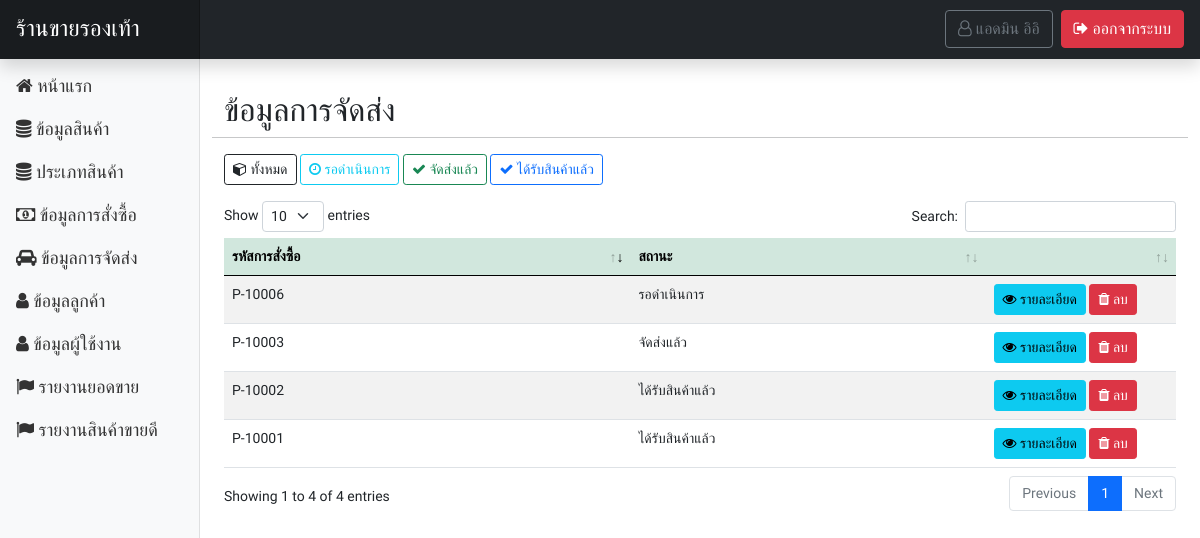
The app's page /page-admin/shipment_show.php (signed in) with its own data.
### tables this page shows
CREATE TABLE `tbl_user` (
  `u_id` int(10) NOT NULL COMMENT 'ID',
  `u_username` varchar(255) NOT NULL COMMENT 'ชื่อผู้ใช้',
  `u_password` varchar(255) NOT NULL COMMENT 'รหัสผ่าน',
  `u_fname` varchar(255) NOT NULL COMMENT 'ชื่อ',
  `u_lname` varchar(255) NOT NULL COMMENT 'นามสกุล',
  `u_sex` varchar(50) NOT NULL COMMENT 'เพศ',
  `u_address` text NOT NULL COMMENT 'ที่อยู่',
  `u_email` varchar(255) NOT NULL COMMENT 'อีเมล์',
  `u_tel` varchar(10) NOT NULL COMMENT 'เบอร์โทร',
  `u_role` varchar(50) NOT NULL COMMENT 'บทบาท'
);

CREATE TABLE `tbl_shipment` (
  `sm_id` int(50) NOT NULL COMMENT 'ID',
  `sm_company` varchar(255) NOT NULL COMMENT 'บริษัทจัดส่ง',
  `sm_code` varchar(255) NOT NULL COMMENT 'เลขพัสดุ',
  `sm_date` varchar(255) NOT NULL COMMENT 'วันเวลาที่จัดส่ง',
  `sm_date_receive` varchar(255) NOT NULL COMMENT 'วันเวลาที่ได้รับ',
  `sm_pm_code` varchar(255) NOT NULL COMMENT 'รหัสการสั่งซื้อ',
  `sm_status` varchar(255) NOT NULL COMMENT 'สถานะ'
);

### functions.php (called while the page is built, shortened)
<?php
class ConnectDB
{
    protected $db;
    function __construct()
    {
        $DB_HOST = "localhost";
        $DB_USER = "root";
        $DB_PASS = "";
        $DB_NAME = "stoe_store";
        $con = new mysqli($DB_HOST, $DB_USER, $DB_PASS, $DB_NAME);
        $con->set_charset("utf8");
        $this->db = $con;
    }
    function query($data)
    {
        $result = $this->db->query($data);
        if ($result == true) {
            return $result;
        } else {
            echo "Error to query.!!";
        }
    }
}
class User extends ConnectDB
{
    function userGetById($id)
    {
        $result = $this->db->query("SELECT * FROM tbl_user WHERE u_id = '$id' ");
        $row = $result->fetch_all(MYSQLI_ASSOC);
        return $row;
    }
}

### page-admin/shipment_show.php (the view, shortened to what this page needs)
<?php include('header.php'); ?>
</head>
<?php
$obj = new ConnectDB();
$objModal = new ConnectDB();
if (isset($_GET['display'])) {
    switch ($_GET['display']) {
        case 'success':
            $result = $obj->query("SELECT * FROM tbl_shipment as sm INNER JOIN tbl_payment AS pm ON sm.sm_pm_code = pm.pm_code INNER JOIN tbl_user as u ON pm.pm_u_id = u.u_id WHERE sm.sm_status = 'จัดส่งแล้ว' ");
            break;
        case 'wait':
            $result = $obj->query("SELECT * FROM tbl_shipment as sm INNER JOIN tbl_payment AS pm ON sm.sm_pm_code = pm.pm_code INNER JOIN tbl_user as u ON pm.pm_u_id = u.u_id WHERE sm.sm_status = 'รอดำเนินการ' ");
            break;
        case 'receive':
            $result = $obj->query("SELECT * FROM tbl_shipment as sm INNER JOIN tbl_payment AS pm ON sm.sm_pm_code = pm.pm_code INNER JOIN tbl_user as u ON pm.pm_u_id = u.u_id WHERE sm.sm_status = 'ได้รับสินค้าแล้ว' ");
            break;
    }
} else {
    $result = $obj->query("SELECT * FROM tbl_shipment as sm INNER JOIN tbl_payment AS pm ON sm.sm_pm_code = pm.pm_code INNER JOIN tbl_user as u ON pm.pm_u_id = u.u_id ");
}
?>
<body>
    <?php include('navbar.php'); ?>
    <div class="container-fluid">
        <div class="row my-4">
            <?php include('sidebar.php'); ?>
            <main class="col-md-9 ms-sm-auto col-lg-10 px-md-4">
                <div class="row mt-2">
                    <h2>ข้อมูลการจัดส่ง</h2>
                    <hr>
                    <div class="row mb-3">
                        <div class="col-md-12">
                            <a href="shipment_show.php" class="btn btn-sm btn-outline-dark"><i class="fa fa-cube" aria-hidden="true"></i> ทั้งหมด</a>
                            <a href="?display=wait" class="btn btn-sm btn-outline-info"><i class="fa fa-clock-o" aria-hidden="true"></i> รอดำเนินการ</a>
                            <a href="?display=success" class="btn btn-sm btn-outline-success"><i class="fa fa-check" aria-hidden="true"></i> จัดส่งแล้ว</a>
                            <a href="?display=receive" class="btn btn-sm btn-outline-primary"><i class="fa fa-check" aria-hidden="true"></i> ได้รับสินค้าแล้ว</a>
                        </div>
                    </div>
                    <table id="dtb" class="table table-striped table-hover" style="width:100%">
                        <thead>
                            <tr class="table-success">
                                <th>รหัสการสั่งซื้อ</th>
                                <th>สถานะ</th>
                                <th></th>
                            </tr>
                        </thead>
                        <tbody>
                            <?php while ($row = $result->fetch_array()) { ?>
                                <tr>
                                    <td><?= $row['sm_pm_code']; ?></td>
                                    <td><?= $row['sm_status']; ?></td>
                                    <td width="20%">
                                        <?php if (isset($_GET['display']) && $_GET['display'] == 'success') { ?>
                                            <button class="btn btn-sm btn-info m-0" type="button" data-bs-toggle="modal" data-bs-target="#Modal<?= $row['sm_id'] ?>"><i class="fa fa-eye" aria-hidden="true"></i> รายละเอียด</button>
                                            <a href="?action=delete&sm_id=<?= $row['sm_id']; ?>&pm_code=<?= $row['sm_pm_code']; ?>" class="btn btn-sm btn-danger" onclick="return confirm('ยืนยันการลบ?\n** การกระทำนี้จะลบรายการสั่งซื้อออกไปด้วย');"><i class="fa fa-trash" aria-hidden="true"></i> ลบ</a>
                                        <?php } else { ?>
                                            <button class="btn btn-sm btn-info m-0" type="button" data-bs-toggle="modal" data-bs-target="#Modal<?= $row['sm_id'] ?>"><i class="fa fa-eye" aria-hidden="true"></i> รายละเอียด</button>
                                            <a href="?action=delete&sm_id=<?= $row['sm_id']; ?>&pm_code=<?= $row['sm_pm_code']; ?>" class="btn btn-sm btn-danger" onclick="return confirm('ยืนยันการลบ?\n** การกระทำนี้จะลบรายการสั่งซื้อออกไปด้วย');"><i class="fa fa-trash" aria-hidden="true"></i> ลบ</a>
                                        <?php } ?>
                                    </td>
                                </tr>
                                                                <?php
                                                                $resultModal = $objModal->query("SELECT * FROM tbl_payment_list as pl INNER JOIN tbl_cargo as cg ON pl.pl_cg_id=cg.cg_id WHERE  pl.pl_pm_code = '" . $row['pm_code'] . "' ");
                                                                ?>
                            <?php } ?>
                        </tbody>
                    </table>
                </div>
            </main>
        </div>
    </div>
    <?php include('call_datatable.php'); ?>
</body>
</html>

### page-admin/navbar.php (shortened to what this page needs)
<header class="navbar navbar-dark sticky-top bg-dark flex-md-nowrap p-0 shadow no-print">
    <a class="navbar-brand col-md-3 col-lg-2 me-0 px-3" style="font-size:23px;" href="index.php">ร้านขายรองเท้า</a>
    <ul class="navbar-nav px-3 w-100 d-flex p-2 bd-highlight flex-row-reverse">
        <li class="nav-item text-nowrap">
            <a class="btn btn-danger" href="../logout.php"><i class="fa fa-sign-out" aria-hidden="true"></i> ออกจากระบบ</a>
        </li>
        <li class="nav-item text-nowrap">
            <?php
                $objName = new User();
                $rowName = $objName->userGetById($_SESSION['user']['id']);
            ?>
            <a class="me-2 btn btn-outline-secondary" href="profile.php"><i class="fa fa-user-o" aria-hidden="true"></i> <?= $rowName[0]['u_fname'] . ' ' . $rowName[0]['u_lname']; ?></a>
        </li>
    </ul>
</header>

### css/style.css (style rules this page uses)
* { font-family: "Chakra Petch", sans-serif; }

### css/dashboard.css (style rules this page uses)
body { font-size: .875rem; }
.navbar-brand { padding-top: .75rem; padding-bottom: .75rem; font-size: 1rem; background-color: rgba(0, 0, 0, .25); box-shadow: inset -1px 0 0 rgba(0, 0, 0, .25); }

### records on screen
tbl_user: u_fname "แอดมิน", u_lname "อิอิ"
tbl_shipment: sm_pm_code "P-10001", sm_status "ได้รับสินค้าแล้ว"
tbl_shipment: sm_pm_code "P-10002", sm_status "ได้รับสินค้าแล้ว"
tbl_shipment: sm_pm_code "P-10003", sm_status "จัดส่งแล้ว"
tbl_shipment: sm_pm_code "P-10006", sm_status "รอดำเนินการ"
